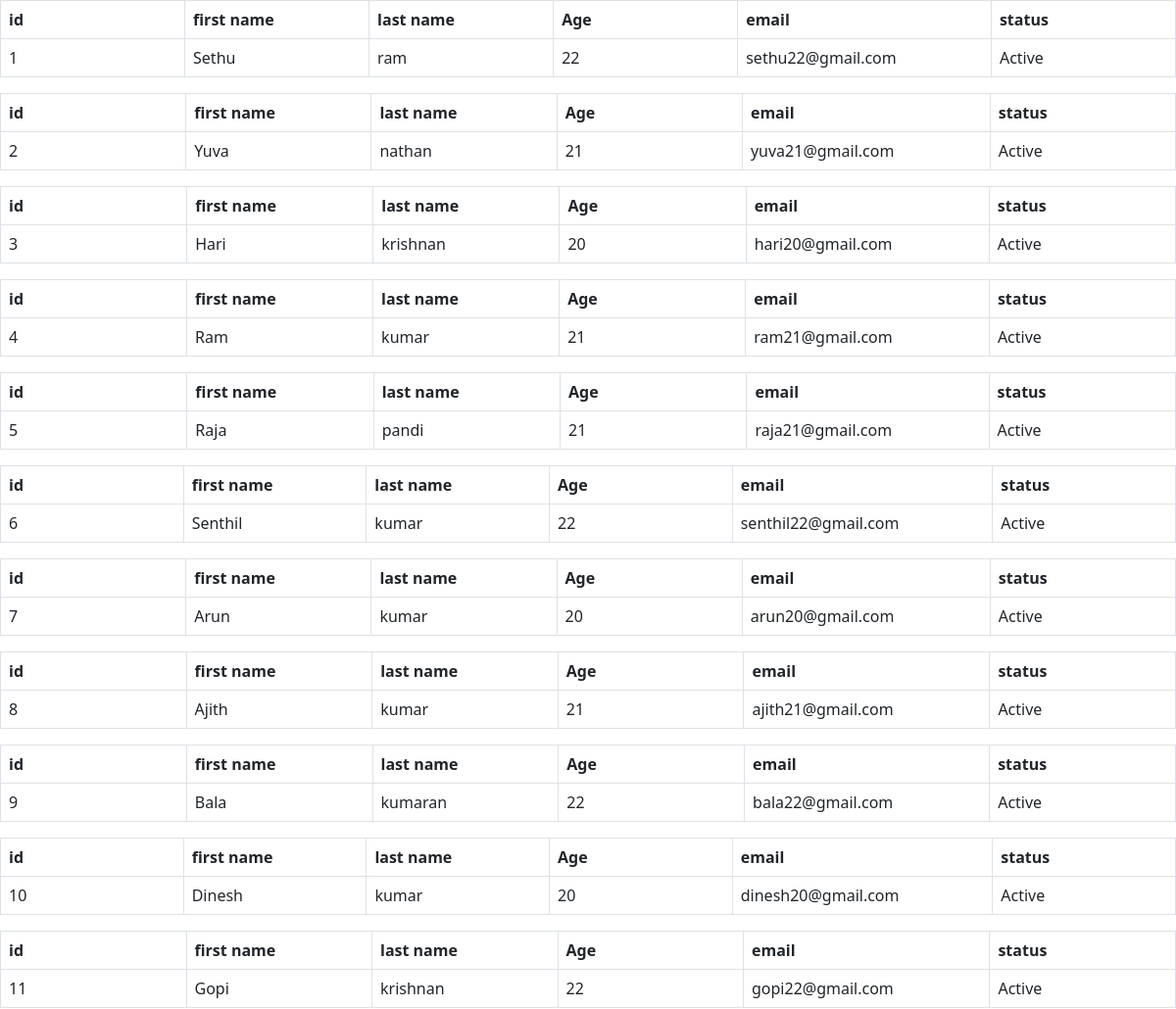
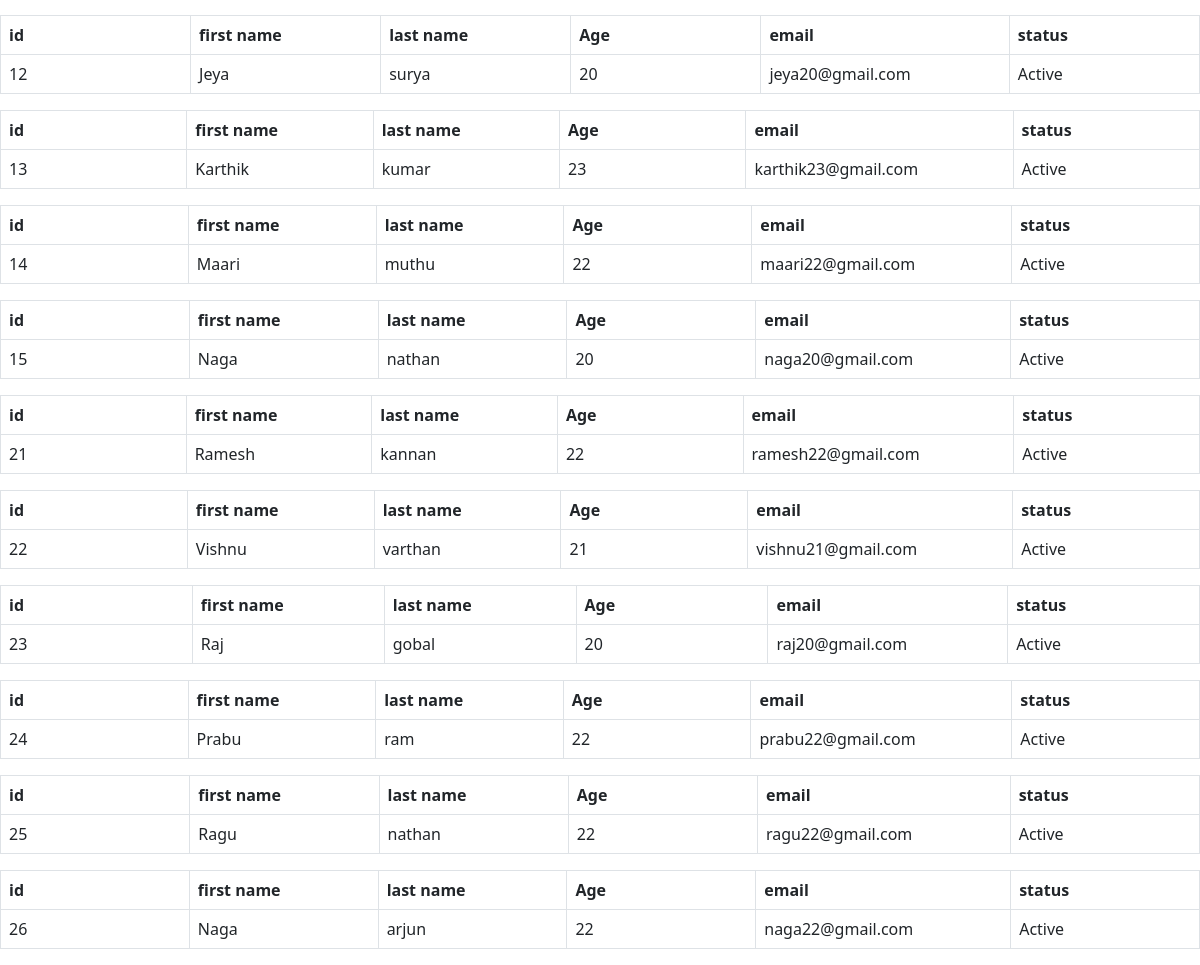
The app's page /samples/activeemployee.php with its own data (2 pictures, top to bottom).
### tables this page shows
CREATE TABLE `user` (
  `id` int(11) NOT NULL,
  `fname` varchar(100) NOT NULL,
  `lname` varchar(100) NOT NULL,
  `age` int(11) NOT NULL,
  `gender` varchar(100) NOT NULL,
  `email` varchar(100) NOT NULL,
  `password` varchar(12) NOT NULL,
  `status` varchar(100) NOT NULL,
  `image` varchar(300) DEFAULT NULL
);

### samples/activeemployee.php (the view, shortened to what this page needs)
<html lang="en">
<head>
<link href="https://cdn.jsdelivr.net/npm/bootstrap@5.2.3/dist/css/bootstrap.min.css" rel="stylesheet">
</head>
<body>
<?php
include('connect.php');
$query = "SELECT * FROM user WHERE status='Active'";
$query_run = mysqli_query($conn,$query);
while($row = mysqli_fetch_array($query_run))
{
  ?>
  <table class="table table-bordered">
  <thead>
         <tr>
           <th class="col-1">id</th>
           <th class="col-1">first name</th>
           <th class="col-1">last name</th>
           <th class="col-1">Age</th>
           <th class="col-1">email</th>
           <th class="col-1">status</th>
         </tr>
         </thead>
    <tbody>
    <tr>
    <td class="row-1"><?php echo $row['id'];?></td>
    <td class="row-1"><?php echo $row['fname'];?></td>
    <td class="row-1"><?php echo $row['lname'];?></td>
    <td class="row-1"><?php echo $row['age'];?></td>
    <td class="row-1"><?php echo $row['email'];?></td>
    <td class="row-1"><?php echo $row['status'];?></td>
    </tr>
    </tbody>
</table>
<?php
}
?>
</body>
</html>

### records on screen
user: id "1", fname "Sethu", lname "ram", age "22", email "sethu22@gmail.com", status "Active"
user: id "2", fname "Yuva", lname "nathan", age "21", email "yuva21@gmail.com", status "Active"
user: id "3", fname "Hari", lname "krishnan", age "20", email "hari20@gmail.com", status "Active"
user: id "4", fname "Ram", lname "kumar", age "21", email "ram21@gmail.com", status "Active"
user: id "5", fname "Raja", lname "pandi", age "21", email "raja21@gmail.com", status "Active"
user: id "6", fname "Senthil", lname "kumar", age "22", email "senthil22@gmail.com", status "Active"
user: id "7", fname "Arun", lname "kumar", age "20", email "arun20@gmail.com", status "Active"
user: id "8", fname "Ajith", lname "kumar", age "21", email "ajith21@gmail.com", status "Active"
user: id "9", fname "Bala", lname "kumaran", age "22", email "bala22@gmail.com", status "Active"
user: id "10", fname "Dinesh", lname "kumar", age "20", email "dinesh20@gmail.com", status "Active"
user: id "11", fname "Gopi", lname "krishnan", age "22", email "gopi22@gmail.com", status "Active"
user: id "12", fname "Jeya", lname "surya", age "20", email "jeya20@gmail.com", status "Active"
user: id "13", fname "Karthik", lname "kumar", age "23", email "karthik23@gmail.com", status "Active"
user: id "14", fname "Maari", lname "muthu", age "22", email "maari22@gmail.com", status "Active"
user: id "15", fname "Naga", lname "nathan", age "20", email "naga20@gmail.com", status "Active"
user: id "21", fname "Ramesh", lname "kannan", age "22", email "ramesh22@gmail.com", status "Active"
user: id "22", fname "Vishnu", lname "varthan", age "21", email "vishnu21@gmail.com", status "Active"
user: id "23", fname "Raj", lname "gobal", age "20", email "raj20@gmail.com", status "Active"
user: id "24", fname "Prabu", lname "ram", age "22", email "prabu22@gmail.com", status "Active"
user: id "25", fname "Ragu", lname "nathan", age "22", email "ragu22@gmail.com", status "Active"
user: id "26", fname "Naga", lname "arjun", age "22", email "naga22@gmail.com", status "Active"
